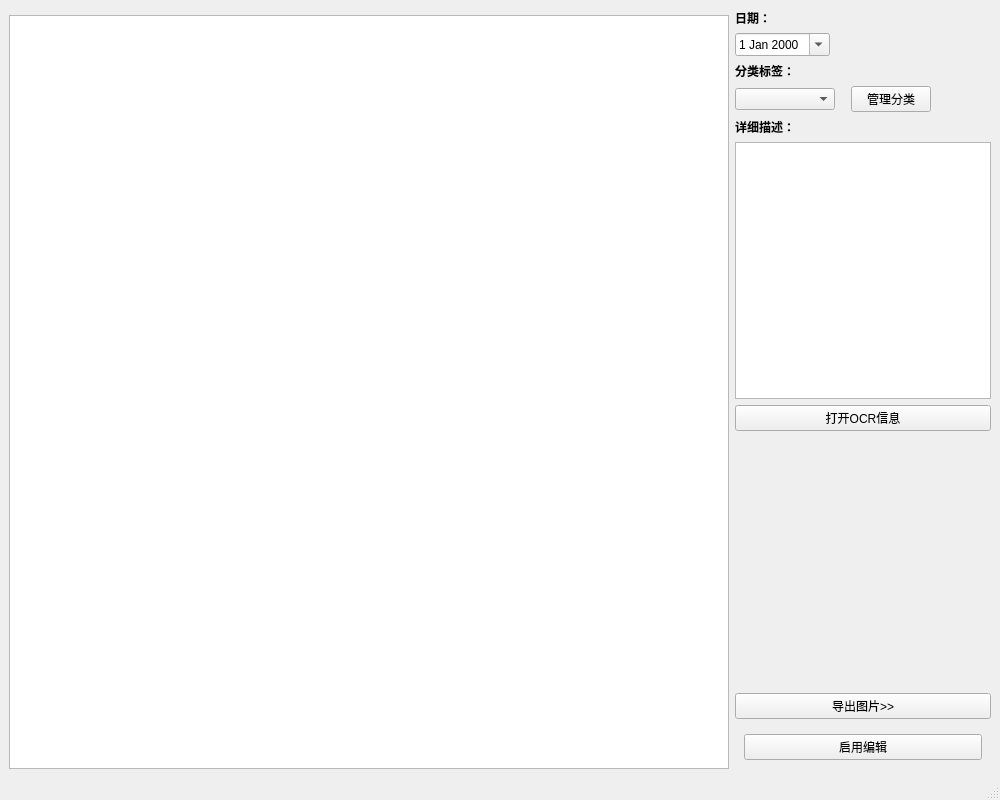
<?xml version="1.0" encoding="UTF-8"?>
<ui version="4.0">
 <class>DetailView</class>
 <widget class="QMainWindow" name="DetailView">
  <property name="geometry">
   <rect>
    <x>0</x>
    <y>0</y>
    <width>1000</width>
    <height>800</height>
   </rect>
  </property>
  <property name="windowTitle">
   <string>查看</string>
  </property>
  <widget class="QWidget" name="centralwidget">
   <layout class="QHBoxLayout" name="horizontalLayout">
    <item>
     <layout class="QVBoxLayout" name="verticalLayout_2">
      <item>
       <widget class="ImgToolBar" name="imgToolBar" native="true"/>
      </item>
      <item>
       <widget class="ImageView" name="graphicsView"/>
      </item>
     </layout>
    </item>
    <item>
     <layout class="QVBoxLayout" name="verticalLayout">
      <item>
       <widget class="QLabel" name="dateLabel">
        <property name="sizePolicy">
         <sizepolicy hsizetype="Fixed" vsizetype="Preferred">
          <horstretch>0</horstretch>
          <verstretch>0</verstretch>
         </sizepolicy>
        </property>
        <property name="font">
         <font>
          <bold>true</bold>
         </font>
        </property>
        <property name="text">
         <string>日期：</string>
        </property>
       </widget>
      </item>
      <item>
       <widget class="QDateEdit" name="dateEdit">
        <property name="sizePolicy">
         <sizepolicy hsizetype="Fixed" vsizetype="Fixed">
          <horstretch>0</horstretch>
          <verstretch>0</verstretch>
         </sizepolicy>
        </property>
        <property name="calendarPopup">
         <bool>true</bool>
        </property>
       </widget>
      </item>
      <item>
       <widget class="QLabel" name="typeLable">
        <property name="sizePolicy">
         <sizepolicy hsizetype="Fixed" vsizetype="Preferred">
          <horstretch>0</horstretch>
          <verstretch>0</verstretch>
         </sizepolicy>
        </property>
        <property name="font">
         <font>
          <bold>true</bold>
         </font>
        </property>
        <property name="text">
         <string>分类标签：</string>
        </property>
       </widget>
      </item>
      <item>
       <layout class="QHBoxLayout" name="horizontalLayout_2">
        <property name="sizeConstraint">
         <enum>QLayout::SetDefaultConstraint</enum>
        </property>
        <item alignment="Qt::AlignLeft">
         <widget class="QComboBox" name="typeSelect">
          <property name="sizePolicy">
           <sizepolicy hsizetype="Fixed" vsizetype="Fixed">
            <horstretch>0</horstretch>
            <verstretch>0</verstretch>
           </sizepolicy>
          </property>
          <property name="minimumSize">
           <size>
            <width>100</width>
            <height>0</height>
           </size>
          </property>
         </widget>
        </item>
        <item alignment="Qt::AlignLeft">
         <widget class="QPushButton" name="typeMenuButton">
          <property name="sizePolicy">
           <sizepolicy hsizetype="Fixed" vsizetype="Fixed">
            <horstretch>0</horstretch>
            <verstretch>0</verstretch>
           </sizepolicy>
          </property>
          <property name="minimumSize">
           <size>
            <width>50</width>
            <height>0</height>
           </size>
          </property>
          <property name="maximumSize">
           <size>
            <width>80</width>
            <height>16777215</height>
           </size>
          </property>
          <property name="text">
           <string>管理分类</string>
          </property>
         </widget>
        </item>
        <item>
         <spacer name="horizontalSpacer_3">
          <property name="orientation">
           <enum>Qt::Horizontal</enum>
          </property>
          <property name="sizeType">
           <enum>QSizePolicy::Minimum</enum>
          </property>
          <property name="sizeHint" stdset="0">
           <size>
            <width>30</width>
            <height>20</height>
           </size>
          </property>
         </spacer>
        </item>
       </layout>
      </item>
      <item>
       <widget class="QLabel" name="desLable">
        <property name="font">
         <font>
          <bold>true</bold>
         </font>
        </property>
        <property name="text">
         <string>详细描述：</string>
        </property>
       </widget>
      </item>
      <item>
       <widget class="QTextEdit" name="desText">
        <property name="sizePolicy">
         <sizepolicy hsizetype="Fixed" vsizetype="Expanding">
          <horstretch>0</horstretch>
          <verstretch>0</verstretch>
         </sizepolicy>
        </property>
       </widget>
      </item>
      <item>
       <widget class="QPushButton" name="ocrMenuButton">
        <property name="sizePolicy">
         <sizepolicy hsizetype="Minimum" vsizetype="Fixed">
          <horstretch>0</horstretch>
          <verstretch>0</verstretch>
         </sizepolicy>
        </property>
        <property name="text">
         <string>打开OCR信息</string>
        </property>
       </widget>
      </item>
      <item>
       <spacer name="verticalSpacer">
        <property name="orientation">
         <enum>Qt::Vertical</enum>
        </property>
        <property name="sizeHint" stdset="0">
         <size>
          <width>20</width>
          <height>40</height>
         </size>
        </property>
       </spacer>
      </item>
      <item>
       <widget class="QPushButton" name="picSaveButton">
        <property name="text">
         <string>导出图片&gt;&gt;</string>
        </property>
       </widget>
      </item>
      <item>
       <widget class="QStackedWidget" name="stackedWidget">
        <property name="sizePolicy">
         <sizepolicy hsizetype="Fixed" vsizetype="Maximum">
          <horstretch>0</horstretch>
          <verstretch>0</verstretch>
         </sizepolicy>
        </property>
        <property name="minimumSize">
         <size>
          <width>256</width>
          <height>0</height>
         </size>
        </property>
        <property name="currentIndex">
         <number>1</number>
        </property>
        <widget class="QWidget" name="page">
         <layout class="QHBoxLayout" name="horizontalLayout_5">
          <item>
           <widget class="QPushButton" name="commitButton">
            <property name="text">
             <string>确认修改</string>
            </property>
           </widget>
          </item>
          <item>
           <widget class="QPushButton" name="cancelButton">
            <property name="text">
             <string>取消修改</string>
            </property>
           </widget>
          </item>
         </layout>
        </widget>
        <widget class="QWidget" name="page_2">
         <layout class="QHBoxLayout" name="horizontalLayout_6">
          <item>
           <widget class="QPushButton" name="editEnableButton">
            <property name="text">
             <string>启用编辑</string>
            </property>
           </widget>
          </item>
         </layout>
        </widget>
       </widget>
      </item>
      <item>
       <layout class="QHBoxLayout" name="horizontalLayout_3"/>
      </item>
     </layout>
    </item>
   </layout>
  </widget>
  <widget class="QMenuBar" name="menubar">
   <property name="geometry">
    <rect>
     <x>0</x>
     <y>0</y>
     <width>1000</width>
     <height>21</height>
    </rect>
   </property>
  </widget>
  <widget class="QStatusBar" name="statusbar"/>
 </widget>
 <customwidgets>
  <customwidget>
   <class>ImageView</class>
   <extends>QGraphicsView</extends>
   <header>imageview.h</header>
  </customwidget>
  <customwidget>
   <class>ImgToolBar</class>
   <extends>QWidget</extends>
   <header>imgtoolbar.h</header>
   <container>1</container>
  </customwidget>
 </customwidgets>
 <resources/>
 <connections/>
</ui>
